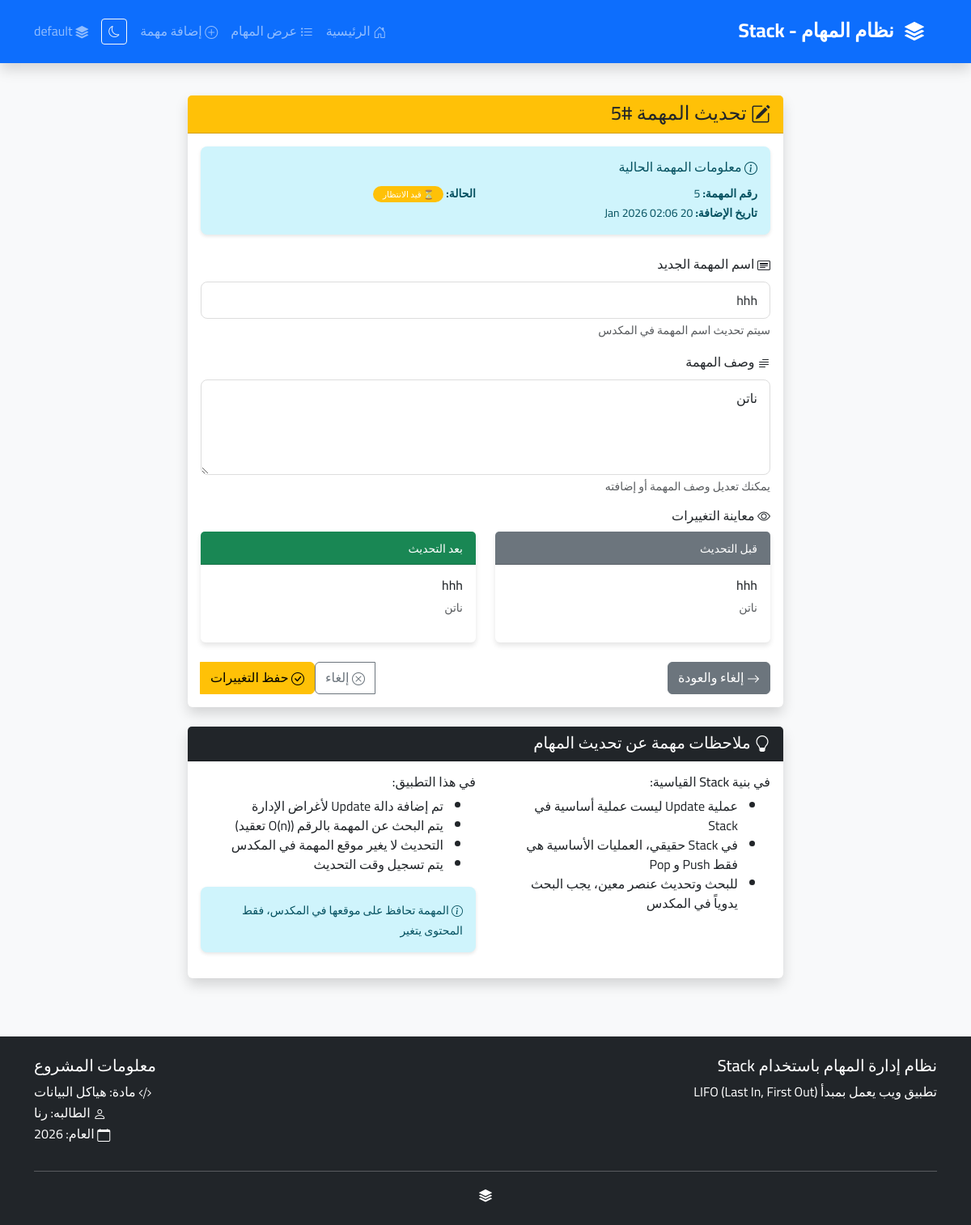
Page /update-task/5 on the committed database.
### models/task_stack.py (models this page shows, shortened)
class Stack(db.Model):
    __tablename__ = 'stacks'
    id = db.Column(db.Integer, primary_key=True)
    name = db.Column(db.String(100), unique=True, nullable=False)
    created_at = db.Column(db.DateTime, default=datetime.utcnow)
    total_operations = db.Column(db.Integer, default=0)
    tasks = db.relationship('Task', backref='stack', lazy=True, cascade='all, delete-orphan')

class Task(db.Model):
    __tablename__ = 'tasks'
    id = db.Column(db.Integer, primary_key=True)
    stack_id = db.Column(db.Integer, db.ForeignKey('stacks.id'), nullable=False)
    task = db.Column(db.String(255), nullable=False)
    description = db.Column(db.Text, default='')
    status = db.Column(db.String(30), default='pending')
    created_at = db.Column(db.DateTime, default=datetime.utcnow)
    updated_at = db.Column(db.DateTime, onupdate=datetime.utcnow)
    def to_dict(self):
        return {
            'id': self.id,
            'task': self.task,
            'description': self.description,
            'status': self.status,
            'created_at': self.created_at.isoformat() if self.created_at else None,
            'updated_at': self.updated_at.isoformat() if self.updated_at else None
        }

### app.py (the view, shortened to what this page needs)
@app.route('/update-task/<int:task_id>', methods=['GET', 'POST'])
def update_task(task_id):
    stack_id = session.get('current_stack', 'default')
    stack = TaskStack(stack_id)
    task = stack.search(task_id)
    if not task:
        flash('المهمة غير موجودة!', 'danger')
        return redirect(url_for('view_tasks'))
    return render_template('update_task.html', task=task)

### app.py (called while the page is built)
def _fromisoformat(value):
    try:
        if isinstance(value, str):
            return datetime.fromisoformat(value)
        return value
    except Exception:
        return value

def _datetimeformat(value, fmt="%d %b %Y %H:%M"):
    try:
        if isinstance(value, str):
            value = datetime.fromisoformat(value)
        return value.strftime(fmt)
    except Exception:
        return value

@app.context_processor
def inject_taskstack():
    from models.task_stack import TaskStack
    return {'TaskStack': TaskStack}

@app.before_request
def initialize_session():
    if 'theme' not in session:
        session['theme'] = 'light'
    from models.task_stack import TaskStack
    default_stack = TaskStack('default')
    if default_stack.size() == 0:
        for task in DEFAULT_TASKS:
            default_stack.push(task['name'], task['description'])
    if 'current_stack' not in session:
        session['current_stack'] = 'default'
    session['initialized'] = True

### models/task_stack.py (called while the page is built)
    def search(self, task_id):
        t = Task.query.filter_by(id=task_id, stack_id=self._stack.id).first()
        return t.to_dict() if t else None

    def size(self):
        return Task.query.filter_by(stack_id=self._stack.id).count()

### templates/update_task.html (shortened to what this page needs)
{% extends "layout.html" %}
{% block content %}
<div class="row justify-content-center">
    <div class="col-md-8">
        <div class="card shadow">
            <div class="card-header bg-warning text-dark">
                <h4 class="mb-0">
                    <i class="bi bi-pencil-square"></i>
                    تحديث المهمة #{{ task.id }}
                </h4>
            </div>
            <div class="card-body">
                <form method="POST" action="{{ url_for('update_task', task_id=task.id) }}">
                    <div class="alert alert-info mb-4">
                        <h6>
                            <i class="bi bi-info-circle"></i>
                            معلومات المهمة الحالية
                        </h6>
                        <div class="row mt-2">
                            <div class="col-md-6">
                                <small><strong>رقم المهمة:</strong> {{ task.id }}</small><br>
                                <small><strong>تاريخ الإضافة:</strong> {{ task.created_at|fromisoformat|datetimeformat }}</small>
                            </div>
                            <div class="col-md-6">
                                <small><strong>الحالة:</strong>
                                    <span class="badge bg-{{
                                        'warning' if task.status == 'pending'
                                        else 'secondary' if task.status == 'in_progress'
                                        else 'success'
                                    }}">
                                        {{
                                            '⏳ قيد الانتظار' if task.status == 'pending'
                                            else '🔄 قيد التنفيذ' if task.status == 'in_progress'
                                            else '✅ مكتملة'
                                        }}
                                    </span>
                                </small>
                            </div>
                        </div>
                    </div>
                    <div class="mb-3">
                        <label for="task_name" class="form-label">
                            <i class="bi bi-card-heading"></i>
                            اسم المهمة الجديد
                        </label>
                        <input type="text" class="form-control" id="task_name"
                               name="task_name" value="{{ task.task }}"
                               required maxlength="200">
                        <div class="form-text">
                            سيتم تحديث اسم المهمة في المكدس
                        </div>
                    </div>
                    <div class="mb-3">
                        <label for="description" class="form-label">
                            <i class="bi bi-text-paragraph"></i>
                            وصف المهمة
                        </label>
                        <textarea class="form-control" id="description"
                                  name="description" rows="4">{{ task.description or '' }}</textarea>
                        <div class="form-text">
                            يمكنك تعديل وصف المهمة أو إضافته
                        </div>
                    </div>
                    <div class="mb-4">
                        <h6>
                            <i class="bi bi-eye"></i>
                            معاينة التغييرات
                        </h6>
                        <div class="row">
                            <div class="col-md-6">
                                <div class="card">
                                    <div class="card-header bg-secondary text-white">
                                        <small>قبل التحديث</small>
                                    </div>
                                    <div class="card-body">
                                        <h6>{{ task.task }}</h6>
                                        {% if task.description %}
                                        <p class="small text-muted">{{ task.description[:50] }}{% if task.description|length > 50 %}...{% endif %}</p>
                                        {% endif %}
                                    </div>
                                </div>
                            </div>
                            <div class="col-md-6">
                                <div class="card">
                                    <div class="card-header bg-success text-white">
                                        <small>بعد التحديث</small>
                                    </div>
                                    <div class="card-body">
                                        <h6 id="afterTaskName">{{ task.task }}</h6>
                                        <p class="small text-muted" id="afterDescription">
                                            {{ task.description[:50] or 'لا يوجد وصف' }}{% if task.description and task.description|length > 50 %}...{% endif %}
                                        </p>
                                    </div>
                                </div>
                            </div>
                        </div>
                    </div>
                    <div class="d-flex justify-content-between">
                        <a href="{{ url_for('view_tasks') }}" class="btn btn-secondary">
                            <i class="bi bi-arrow-right"></i> إلغاء والعودة
                        </a>
                        <div class="btn-group">
                            <a href="{{ url_for('view_tasks') }}" class="btn btn-outline-secondary">
                                <i class="bi bi-x-circle"></i> إلغاء
                            </a>
                            <button type="submit" class="btn btn-warning">
                                <i class="bi bi-check-circle"></i>
                                حفظ التغييرات
                            </button>
                        </div>
                    </div>
                </form>
            </div>
        </div>
        <div class="card shadow mt-4">
            <div class="card-header bg-dark text-white">
                <h5 class="mb-0">
                    <i class="bi bi-lightbulb"></i>
                    ملاحظات مهمة عن تحديث المهام
                </h5>
            </div>
            <div class="card-body">
                <div class="row">
                    <div class="col-md-6">
                        <h6>في بنية Stack القياسية:</h6>
                        <ul>
                            <li>عملية Update ليست عملية أساسية في Stack</li>
                            <li>في Stack حقيقي، العمليات الأساسية هي فقط Push و Pop</li>
                            <li>للبحث وتحديث عنصر معين، يجب البحث يدوياً في المكدس</li>
                        </ul>
                    </div>
                    <div class="col-md-6">
                        <h6>في هذا التطبيق:</h6>
                        <ul>
                            <li>تم إضافة دالة Update لأغراض الإدارة</li>
                            <li>يتم البحث عن المهمة بالرقم (O(n) تعقيد)</li>
                            <li>التحديث لا يغير موقع المهمة في المكدس</li>
                            <li>يتم تسجيل وقت التحديث</li>
                        </ul>
                        <div class="alert alert-info mt-2">
                            <small>
                                <i class="bi bi-info-circle"></i>
                                المهمة تحافظ على موقعها في المكدس، فقط المحتوى يتغير
                            </small>
                        </div>
                    </div>
                </div>
            </div>
        </div>
    </div>
</div>
{% endblock %}

### templates/layout.html (shortened to what this page needs)
<!DOCTYPE html>
<html lang="ar" dir="rtl">
<head>
    <link href="https://cdn.jsdelivr.net/npm/bootstrap@5.3.0/dist/css/bootstrap.min.css" rel="stylesheet">
    <link rel="stylesheet" href="https://cdn.jsdelivr.net/npm/bootstrap-icons@1.10.0/font/bootstrap-icons.css">
    <link rel="stylesheet" href="{{ url_for('static', filename='css/style.css') }}">
</head>
<body class="{{ 'dark-mode' if session.get('theme') == 'dark' else 'light-mode' }}">
    <nav class="navbar navbar-expand-lg navbar-dark bg-primary shadow">
        <div class="container">
            <a class="navbar-brand" href="{{ url_for('index') }}">
                <i class="bi bi-stack"></i>
                <span class="me-2">نظام المهام - Stack</span>
            </a>
            <div class="collapse navbar-collapse" id="navbarNav">
                <ul class="navbar-nav me-auto">
                    <li class="nav-item">
                        <a class="nav-link" href="{{ url_for('index') }}">
                            <i class="bi bi-house-door"></i> الرئيسية
                        </a>
                    </li>
                    <li class="nav-item">
                        <a class="nav-link" href="{{ url_for('view_tasks') }}">
                            <i class="bi bi-list-task"></i> عرض المهام
                        </a>
                    </li>
                    <li class="nav-item">
                        <a class="nav-link" href="{{ url_for('add_task') }}">
                            <i class="bi bi-plus-circle"></i> إضافة مهمة
                        </a>
                    </li>
                </ul>
                <button class="btn btn-outline-light btn-sm me-2" id="themeToggle">
                    <i class="bi bi-{{ 'moon' if session.get('theme') == 'light' else 'sun' }}"></i>
                </button>
                <span class="navbar-text me-3">
                    <i class="bi bi-stack"></i>
                    <span id="currentStack">{{ session.get('current_stack', 'default') }}</span>
                </span>
            </div>
        </div>
    </nav>
    <main class="container my-4">
        {% block content %}{% endblock %}
    </main>
    <footer class="bg-dark text-white py-4 mt-5">
        <div class="container">
            <div class="row">
                <div class="col-md-6">
                    <h5>نظام إدارة المهام باستخدام Stack</h5>
                    <p class="mb-0">تطبيق ويب يعمل بمبدأ LIFO (Last In, First Out)</p>
                </div>
                <div class="col-md-6 text-start">
                    <h5>معلومات المشروع</h5>
                    <ul class="list-unstyled">
                        <li><i class="bi bi-code-slash"></i> مادة: هياكل البيانات</li>
                        <li><i class="bi bi-person"></i> الطالبه: رنا</li>
                        <li><i class="bi bi-calendar"></i> العام: 2026</li>
                    </ul>
                </div>
            </div>
            <hr class="bg-light">
            <div class="text-center">
                <p class="mb-0">
                    <i class="bi bi-stack"></i>
                </p>
            </div>
        </div>
    </footer>
</body>
</html>

### static/css/style.css (style rules this page uses)
:root { --primary-color: #2C3E50; --secondary-color: #3498DB; --success-color: #27AE60; --danger-color: #E74C3C; --warning-color: #F39C12; --info-color: #17A2B8; --light-color: #ECF0F1; --dark-color: #2C3E50; --border-radius: 8px; }
* { font-family: 'Cairo', sans-serif; }
body { background-color: #f8f9fa; min-height: 100vh; display: flex; flex-direction: column; }
main { flex: 1; }
.alert { border-radius: var(--border-radius); border: none; box-shadow: 0 2px 4px rgba(0,0,0,0.1); }
.card { transition: transform 0.3s, box-shadow 0.3s; border: none; box-shadow: 0 4px 6px rgba(0,0,0,0.1); }
.form-control, .form-select { border-radius: var(--border-radius); border: 1px solid #ddd; padding: 10px 15px; }
.navbar { box-shadow: 0 2px 10px rgba(0,0,0,0.1); padding: 15px 0; }
.navbar-brand { font-weight: bold; font-size: 1.5rem; }
footer { margin-top: auto; }
.bi { vertical-align: middle; }
.badge { border-radius: 20px; padding: 5px 12px; font-weight: 500; }

### rows in the picture
Stack: get "default"
Task: status "⏳ قيد الانتظار", task_name "hhh", description "ناتن", task "hhh"

### other values in the picture
{{ task.id }} "5"
{{ task.created_at|fromisoformat|datetimeformat }} "20 Jan 2026 02:06"
